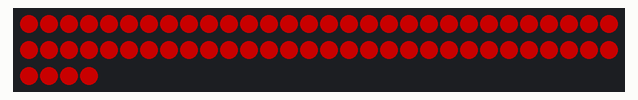
Simulated run of this sketch. Board: Arduino Uno, built with avr-gcc and run on an emulated ATmega328P. On the bench: 64 RGB LEDs in strip order, left to right, continuing on the next row. Dim RGB values are drawn brighter than linear.

Above: at 0.1 s.

The sketch:

neo3.ino
```cpp
#include <Adafruit_NeoPixel.h>
#include "frames.h"

Adafruit_NeoPixel strip(64, 6);
int colors [4][3] {
  {255, 0, 255},
  {0, 0, 255},
  {255, 0, 0},
  {0, 255, 0}
};
int favorite = 0;
void setup() {
  strip.setBrightness(100);
  Serial.begin(9600);
  strip.begin();
  strip.clear();
  strip.show();
}
void loop() {


  for (int i = 0; i < strip.numPixels(); i++) {
     int red = animation[favorite][0];
     int green = animation[favorite][1];
     int blue = animation[favorite][2];
     strip.setPixelColor(i, 255, 0, 0);

    }
    strip.show();
    delay(100);
    favorite=(favorite + 1) % 4;
    delay(500);


  strip.show();

}
```

frames.h
```cpp
int animation[2][64]{
{
 0,0,0,0,0,0,0,0,
 0,0,0,0,0,0,0,0,
 0,3,3,0,0,3,3,0,
 0,3,3,0,0,3,3,0,
 0,0,0,3,3,0,0,0,
 0,3,3,3,3,3,3,0,
 0,3,3,0,0,3,3,0,
 0,3,3,0,0,3,3,0,


},
{
 0,0,0,0,0,0,0,0,
 0,2,2,0,0,2,2,0,
 0,2,2,0,0,2,2,0,
 0,0,0,0,0,0,0,0,
 0,2,2,2,2,2,2,0,
 0,0,0,0,0,0,0,0,
 0,0,0,0,0,0,0,0,
 0,0,0,0,0,0,0,0,


}
};
```
